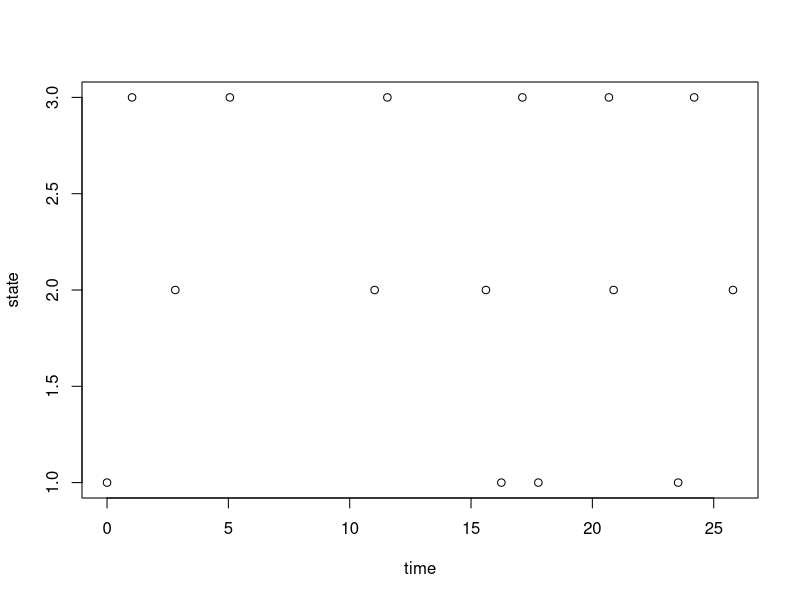

Here is the R script that generated this plot:
## ---- chunk 1
knitr::opts_chunk$set(echo = TRUE)
## ---- chunk 2
M=matrix(c(0,1/3, 2/3,1/2, 0, 1/2,1/8, 7/8, 0), nrow=3)
M <- t(M)
M
## ---- chunk 3
step <- function(i){
  q = M[i,]
  x=-1
  u = runif(1)
  j=0
  cumq = cumsum(q)
  while(x==-1){
    j<-j+1
    if(u <= cumq[j]){x <-j}
  }
  x
}
## ---- chunk 4
state=1
for(i in 1: 14){
  state <- c(state, step(state[length(state)]))
}
state
## ---- chunk 5
h = c(1,1,3)
hold = rexp(1, 1)
for(i in 2: 14){
  rate <- 1
  if (state[i]==3){rate <-1/3}
  hold <- c(hold, rexp(1,rate))
}
hold
## ---- chunk 6
time = cumsum(hold)
time <- c(0, time)
time
plot(time, state)
